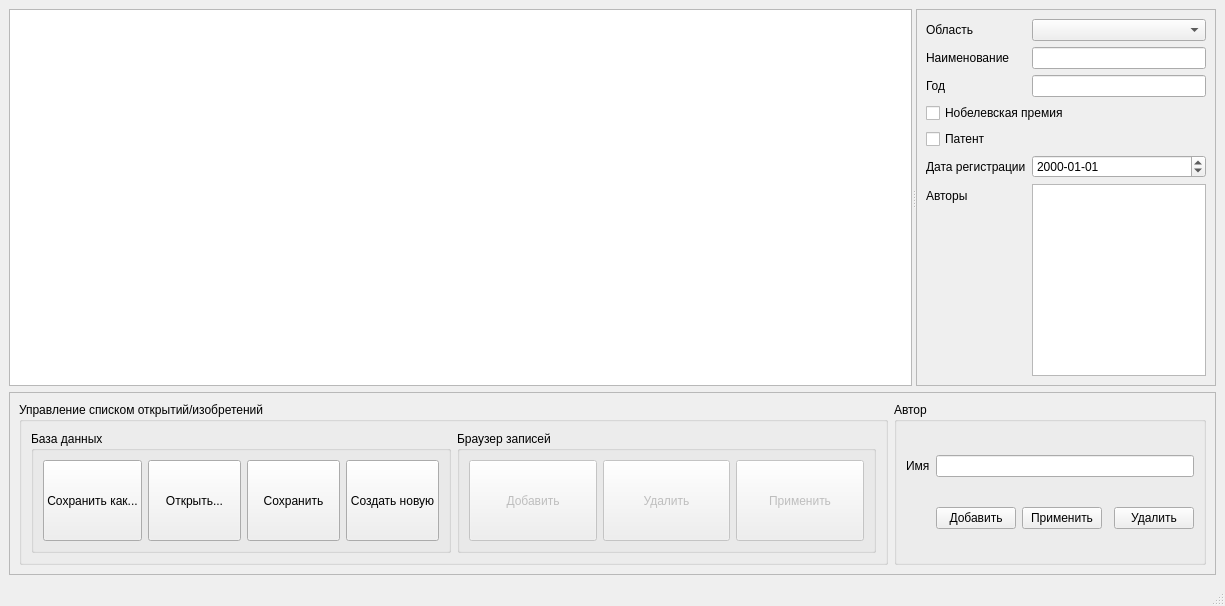
<?xml version="1.0" encoding="UTF-8"?>
<ui version="4.0">
 <class>MainWindow</class>
 <widget class="QMainWindow" name="MainWindow">
  <property name="geometry">
   <rect>
    <x>0</x>
    <y>0</y>
    <width>1225</width>
    <height>606</height>
   </rect>
  </property>
  <property name="windowTitle">
   <string>База данных открытий/изобретений</string>
  </property>
  <widget class="QWidget" name="centralwidget">
   <layout class="QVBoxLayout" name="verticalLayout">
    <item>
     <widget class="QSplitter" name="splitter">
      <property name="orientation">
       <enum>Qt::Horizontal</enum>
      </property>
      <widget class="QListWidget" name="lstInventions">
       <property name="minimumSize">
        <size>
         <width>200</width>
         <height>0</height>
        </size>
       </property>
      </widget>
      <widget class="QFrame" name="frame">
       <property name="minimumSize">
        <size>
         <width>300</width>
         <height>200</height>
        </size>
       </property>
       <property name="maximumSize">
        <size>
         <width>300</width>
         <height>16777215</height>
        </size>
       </property>
       <property name="frameShape">
        <enum>QFrame::StyledPanel</enum>
       </property>
       <property name="frameShadow">
        <enum>QFrame::Raised</enum>
       </property>
       <layout class="QFormLayout" name="formLayout">
        <item row="0" column="0">
         <widget class="QLabel" name="label">
          <property name="text">
           <string>Область</string>
          </property>
         </widget>
        </item>
        <item row="0" column="1">
         <widget class="QComboBox" name="cbxRealm"/>
        </item>
        <item row="1" column="0">
         <widget class="QLabel" name="label_2">
          <property name="text">
           <string>Наименование</string>
          </property>
         </widget>
        </item>
        <item row="1" column="1">
         <widget class="QLineEdit" name="txtName"/>
        </item>
        <item row="2" column="0">
         <widget class="QLabel" name="label_3">
          <property name="text">
           <string>Год</string>
          </property>
         </widget>
        </item>
        <item row="2" column="1">
         <widget class="QLineEdit" name="txtYear"/>
        </item>
        <item row="3" column="0" colspan="2">
         <widget class="QCheckBox" name="chkAward">
          <property name="sizePolicy">
           <sizepolicy hsizetype="Expanding" vsizetype="Fixed">
            <horstretch>0</horstretch>
            <verstretch>0</verstretch>
           </sizepolicy>
          </property>
          <property name="layoutDirection">
           <enum>Qt::LeftToRight</enum>
          </property>
          <property name="text">
           <string>Нобелевская премия</string>
          </property>
         </widget>
        </item>
        <item row="4" column="0" colspan="2">
         <widget class="QCheckBox" name="chkPatent">
          <property name="sizePolicy">
           <sizepolicy hsizetype="Expanding" vsizetype="Fixed">
            <horstretch>0</horstretch>
            <verstretch>0</verstretch>
           </sizepolicy>
          </property>
          <property name="text">
           <string>Патент</string>
          </property>
         </widget>
        </item>
        <item row="5" column="0">
         <widget class="QLabel" name="lblPatentReg">
          <property name="enabled">
           <bool>true</bool>
          </property>
          <property name="text">
           <string>Дата регистрации</string>
          </property>
         </widget>
        </item>
        <item row="5" column="1">
         <widget class="QDateEdit" name="datPatentReg">
          <property name="enabled">
           <bool>true</bool>
          </property>
          <property name="minimumDate">
           <date>
            <year>1900</year>
            <month>1</month>
            <day>1</day>
           </date>
          </property>
          <property name="displayFormat">
           <string>yyyy-MM-dd</string>
          </property>
         </widget>
        </item>
        <item row="6" column="0">
         <widget class="QLabel" name="label_4">
          <property name="text">
           <string>Авторы</string>
          </property>
         </widget>
        </item>
        <item row="6" column="1">
         <widget class="QListWidget" name="lstAutors"/>
        </item>
       </layout>
      </widget>
     </widget>
    </item>
    <item>
     <widget class="QFrame" name="frmControl">
      <property name="frameShape">
       <enum>QFrame::StyledPanel</enum>
      </property>
      <property name="frameShadow">
       <enum>QFrame::Raised</enum>
      </property>
      <layout class="QHBoxLayout" name="horizontalLayout">
       <item>
        <widget class="QGroupBox" name="groupBox_2">
         <property name="sizePolicy">
          <sizepolicy hsizetype="Preferred" vsizetype="Preferred">
           <horstretch>0</horstretch>
           <verstretch>0</verstretch>
          </sizepolicy>
         </property>
         <property name="title">
          <string>Управление списком открытий/изобретений</string>
         </property>
         <layout class="QHBoxLayout" name="horizontalLayout_4">
          <item>
           <widget class="QGroupBox" name="groupBox_3">
            <property name="title">
             <string>База данных</string>
            </property>
            <layout class="QHBoxLayout" name="horizontalLayout_2">
             <item>
              <widget class="QPushButton" name="btnSaveDatabaseAs">
               <property name="sizePolicy">
                <sizepolicy hsizetype="Minimum" vsizetype="Preferred">
                 <horstretch>0</horstretch>
                 <verstretch>0</verstretch>
                </sizepolicy>
               </property>
               <property name="text">
                <string>Сохранить как...</string>
               </property>
              </widget>
             </item>
             <item>
              <widget class="QPushButton" name="btnLoadDatabase">
               <property name="sizePolicy">
                <sizepolicy hsizetype="Minimum" vsizetype="Preferred">
                 <horstretch>0</horstretch>
                 <verstretch>0</verstretch>
                </sizepolicy>
               </property>
               <property name="text">
                <string>Открыть...</string>
               </property>
              </widget>
             </item>
             <item>
              <widget class="QPushButton" name="btnSaveDatabase">
               <property name="sizePolicy">
                <sizepolicy hsizetype="Minimum" vsizetype="Preferred">
                 <horstretch>0</horstretch>
                 <verstretch>0</verstretch>
                </sizepolicy>
               </property>
               <property name="text">
                <string>Сохранить</string>
               </property>
              </widget>
             </item>
             <item>
              <widget class="QPushButton" name="btnNewDatabase">
               <property name="sizePolicy">
                <sizepolicy hsizetype="Minimum" vsizetype="Preferred">
                 <horstretch>0</horstretch>
                 <verstretch>0</verstretch>
                </sizepolicy>
               </property>
               <property name="text">
                <string>Создать новую</string>
               </property>
              </widget>
             </item>
            </layout>
           </widget>
          </item>
          <item>
           <widget class="QGroupBox" name="groupBox_4">
            <property name="title">
             <string>Браузер записей</string>
            </property>
            <layout class="QHBoxLayout" name="horizontalLayout_3">
             <item>
              <widget class="QPushButton" name="btnAdd">
               <property name="enabled">
                <bool>false</bool>
               </property>
               <property name="sizePolicy">
                <sizepolicy hsizetype="Minimum" vsizetype="Preferred">
                 <horstretch>0</horstretch>
                 <verstretch>0</verstretch>
                </sizepolicy>
               </property>
               <property name="text">
                <string>Добавить</string>
               </property>
              </widget>
             </item>
             <item>
              <widget class="QPushButton" name="btnDelete">
               <property name="enabled">
                <bool>false</bool>
               </property>
               <property name="sizePolicy">
                <sizepolicy hsizetype="Minimum" vsizetype="Preferred">
                 <horstretch>0</horstretch>
                 <verstretch>0</verstretch>
                </sizepolicy>
               </property>
               <property name="text">
                <string>Удалить</string>
               </property>
              </widget>
             </item>
             <item>
              <widget class="QPushButton" name="btnUpdate">
               <property name="enabled">
                <bool>false</bool>
               </property>
               <property name="sizePolicy">
                <sizepolicy hsizetype="Minimum" vsizetype="Preferred">
                 <horstretch>0</horstretch>
                 <verstretch>0</verstretch>
                </sizepolicy>
               </property>
               <property name="text">
                <string>Применить</string>
               </property>
              </widget>
             </item>
            </layout>
           </widget>
          </item>
         </layout>
        </widget>
       </item>
       <item>
        <widget class="QGroupBox" name="groupBox">
         <property name="sizePolicy">
          <sizepolicy hsizetype="Fixed" vsizetype="Preferred">
           <horstretch>0</horstretch>
           <verstretch>0</verstretch>
          </sizepolicy>
         </property>
         <property name="title">
          <string>Автор</string>
         </property>
         <layout class="QGridLayout" name="gridLayout">
          <item row="1" column="4">
           <widget class="QPushButton" name="btnDelAuthor">
            <property name="sizePolicy">
             <sizepolicy hsizetype="Fixed" vsizetype="Fixed">
              <horstretch>0</horstretch>
              <verstretch>0</verstretch>
             </sizepolicy>
            </property>
            <property name="text">
             <string>Удалить</string>
            </property>
           </widget>
          </item>
          <item row="0" column="0">
           <widget class="QLabel" name="label_5">
            <property name="text">
             <string>Имя</string>
            </property>
           </widget>
          </item>
          <item row="1" column="1">
           <widget class="QPushButton" name="btnAddAuthor">
            <property name="sizePolicy">
             <sizepolicy hsizetype="Fixed" vsizetype="Fixed">
              <horstretch>0</horstretch>
              <verstretch>0</verstretch>
             </sizepolicy>
            </property>
            <property name="text">
             <string>Добавить</string>
            </property>
           </widget>
          </item>
          <item row="0" column="1" colspan="4">
           <widget class="QLineEdit" name="txtAuthor"/>
          </item>
          <item row="1" column="2">
           <widget class="QPushButton" name="btnUpdateAuthor">
            <property name="sizePolicy">
             <sizepolicy hsizetype="Fixed" vsizetype="Fixed">
              <horstretch>0</horstretch>
              <verstretch>0</verstretch>
             </sizepolicy>
            </property>
            <property name="text">
             <string>Применить</string>
            </property>
           </widget>
          </item>
         </layout>
        </widget>
       </item>
      </layout>
     </widget>
    </item>
   </layout>
  </widget>
  <widget class="QMenuBar" name="menubar">
   <property name="geometry">
    <rect>
     <x>0</x>
     <y>0</y>
     <width>1225</width>
     <height>22</height>
    </rect>
   </property>
  </widget>
  <widget class="QStatusBar" name="statusbar"/>
 </widget>
 <resources/>
 <connections/>
</ui>
